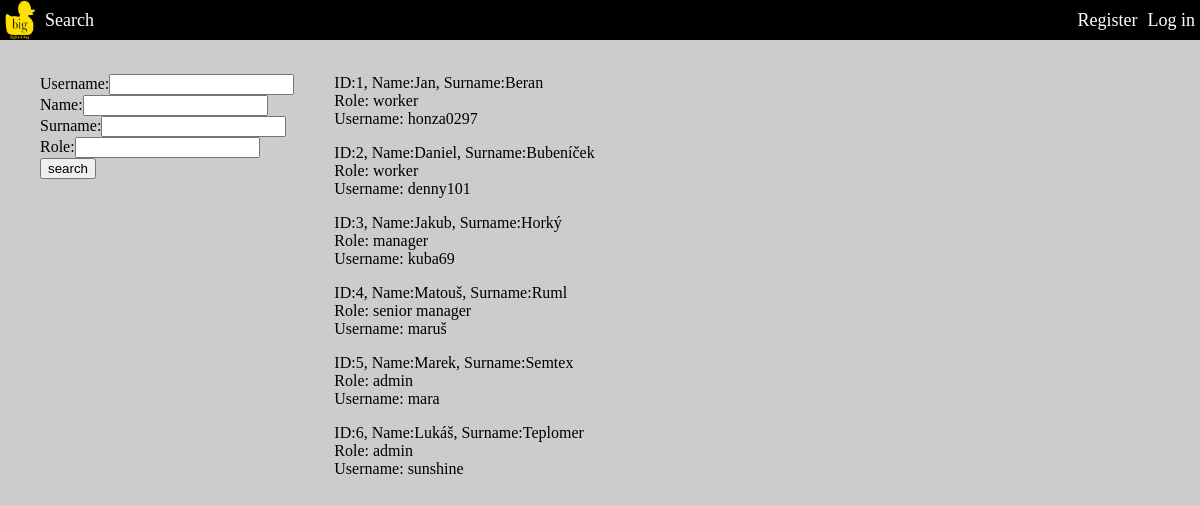
Screenshot of /searchuser.php with the database file from the repository.
### tables this page shows
create table Persons(personID int not null auto_increment, username varchar(64) not null, name varchar(64) not null, surname varchar(128) not null, role ENUM("customer", "worker", "manager", "senior manager", "admin"), password varchar(128),
    primary key (personID));

### php/Database.php (called while the page is built, shortened)
<?php
class Database
{
    private $host = "localhost";
    private $dbName = "db-its";
    private $username = "root";
    private $password = "";
    public function getConnection()
    {
        $this->connection = null;
        try
        {
            $this->connection = new PDO("mysql:host=" . $this->host . ";dbname=" . $this->dbName, $this->username, $this->password);
            $this->connection->exec("set names utf8");
            $this->connection->setAttribute(PDO::ATTR_ERRMODE, PDO::ERRMODE_EXCEPTION);
        }
        catch (PDOException $e)
        {
            echo "Connection error: " . $e->getMessage();
        }
        return $this->connection;
    }
}
?>

### php/model/DatabaseObject.php (called while the page is built, shortened)
<?php
abstract class DatabaseObject
{
    public function __construct($dbConnection)
    {
        $this->connection = $dbConnection;
    }
    protected function AddPercentageChars($str)
    {
        return "%" . $str . "%";
    }
}

### php/model/Person.php (called while the page is built, shortened)
<?php
include_once "DatabaseObject.php";
class Person extends DatabaseObject
{
    protected static $table_name = "Persons";
    public $username;
    public $name;
    public $surname;
    public $role;
    public function findInDb()
    {
        try
        {
            $stmt = $this->connection->prepare("SELECT * FROM " . self::$table_name . " WHERE role like ? and name like ? and surname like ? and username like ?");
            $stmt->execute([$this->AddPercentageChars($this->role),
                $this->AddPercentageChars($this->name),
                $this->AddPercentageChars($this->surname),
                $this->AddPercentageChars($this->username)]);
        }
        catch (\PDOException $e)
        {
            return null;
        }
        $foundObjects = array();
        while($row = $stmt->fetch())
        {
            $foundPerson = new Person($this->connection);
            $foundPerson->name = $row['name'];
            $foundPerson->id = $row['personID'];
            $foundPerson->surname = $row['surname'];
            $foundPerson->password = $row['password'];
            $foundPerson->role = $row['role'];
            $foundPerson->username = $row['username'];
            array_push($foundObjects, $foundPerson);
        }
        return $foundObjects;
    }
}

### searchuser.php (the view, shortened to what this page needs)
<!DOCTYPE HTML>
<html>
<head>
    <link type="text/css" rel="stylesheet" href="style.css">
</head>
<body>
<header>
    <ul>
        <?php
        include_once "CustomElements.php";
        ShowHeader();
        ?>
    </ul>
</header>
<br>
<?php
include_once "php/Database.php";
include_once "php/model/Person.php";
$db = new Database();
$db->getConnection();
$person = new \model\Person($db->connection);
echo "<div class=\"advanced_search\">";
echo "<form action=\"searchuser.php\" method=\"get\">";
echo "<ul>";
if (isset($_GET["username"])){
    echo "<li><label for=\"username\">Username:</label><input name=\"username\" value=\"";
    echo $_GET["username"];
    echo "\" type=\"text\" /></li>";
    $person->username = $_GET["username"];
}
else {
    echo "<li><label for=\"username\">Username:</label><input name=\"username\" type=\"text\" /></li>";
}
if (isset($_GET["name"])){
    echo "<li><label for=\"name\">Name:</label><input name=\"name\" value=\"";
    echo $_GET["name"];
    echo "\" type=\"text\" /></li>";
    $person->name = $_GET["name"];
}
else {
    echo "<li><label for=\"name\">Name:</label><input name=\"name\" type=\"text\" /></li>";
}
if (isset($_GET["surname"])){
    echo "<li><label for=\"surname\">Surname:</label><input name=\"surname\" value=\"";
    echo $_GET["surname"];
    echo "\" type=\"text\" /></li>";
    $person->surname = $_GET["surname"];
}
else {
    echo "<li><label for=\"surname\">Surname:</label><input name=\"surname\" type=\"text\" /></li>";
}
if (isset($_GET["role"])){
    echo "<li><label for=\"role\">Role:</label><input name=\"role\" value=\"";
    echo $_GET["role"];
    echo "\" type=\"text\" /></li>";
    $person->role = $_GET["role"];
}
else {
    echo "<li><label for=\"role\">Role:</label><input name=\"role\" type=\"text\" /></li>";
}
echo "<li><input type=\"submit\" value=\"search\"/></li>";
echo "</ul>";
echo "</form>";
echo "</div>";
echo "<div class=\"main\">";
$foundPersons = $person->findInDb();
foreach ($foundPersons as $per) {
    echo "<div class=\"person\">";
    echo "<ul>";
    echo "ID:$per->id, Name:$per->name, Surname:$per->surname<br>";
    echo "Role: $per->role <br>";
    echo "Username: $per->username";
    echo "</ul>";
    echo "</div>";
}
echo "</div>";
?>
</body>
</html>

### CustomElements.php (shortened to what this page needs)
<?php
function ShowHeader()
{
    echo "<nav>";
    echo "<a href=\"index.php\"><img src=\"BigDuckBugYellow.png\" alt=\"LOGO\" class=\"logo\"></a>";
    echo "<a href=\"search.php\"><li>Search</li></a>";
    if (isset($_SESSION["loggedin"]) && $_SESSION["loggedin"] === true) {
        echo "<a href=\"ticket.php?action=new\"><li>Create ticket</li></a>";
        if ($_SESSION["role"] == "admin") {
            echo "<a href=\"profile.php?action=new\"><li class=\"register\">Add new user</li></a>";
            echo "<a href=\"searchuser.php\"><li class=\"searchuser\" >Search user</li></a>";
        }
        if($_SESSION["role"] == "senior manager" || $_SESSION["role"] == "admin")
        {
            echo "<a href=\"product.php?action=new\"><li class=\"newproduct\">New product</li></a>";
            echo "<a href=\"searchproduct.php\"><li class=\"searchproduct\" >Search product</li></a>";
        }
        if ($_SESSION["role"]!="customer"){
                echo "<a href=\"tasks.php\"><li class=\"logout\">All tasks</li></a>";
            if ($_SESSION["role"]!= "admin"){
                echo "<a href=\"tasks.php?asignee="; echo ($_SESSION["id"]);echo "\"><li class=\"logout\">My tasks</li></a>";
            }
        }
        echo "</nav>";
        echo "<personal>";
        $id = $_SESSION["id"];
        echo "<a href=\"profile.php?id=$id\"><li class=\"profile\" >Profile</li></a>";
        echo "<a href=\"logout.php?page=index.php\"><li class=\"logout\">Log out</li></a>";
    } else {
        echo "</nav>";
        echo "<personal>";
        echo "<li class=\"login\" onclick=\"document.getElementById('id01').style.display='block'\">Log in</li>";
        echo "<a href=\"profile.php?action=new\"><li class=\"register\">Register</li></a>";
    }
    echo " </personal> ";
}

### style.css (style rules this page uses)
body { background-color: #cccccc; background-repeat: no-repeat; background-attachment: fixed; background-position: center; color: black; position: relative; margin: 0px 0px; }
header { color: white; }
header ul { background-color: black; width: 100%; position: fixed; margin: 0px 0px; padding: 0px 0px; list-style-type: none; }
header ul personal li { display: inline; display: inline-block; padding: 0px 5px; margin: 0px 0px; font-size: 18px; height: 40px; line-height: 40px; float: right; }
header ul nav li { display: inline; display: inline-block; padding: 0px 5px; margin: 0px 0px; font-size: 18px; height: 40px; line-height: 40px; float: left; }
.logo { float: left; width: 40px; height: 40px; }
ul { list-style-type: none; }
a { color: inherit; text-decoration: none; }
.advanced_search { float: left; padding: 40px 0px; }
.main { float: left; padding: 40px 0px; }

### rows the page displays
persons: personID "1", name "Jan", surname "Beran", role "worker", username "honza0297"
persons: personID "2", name "Daniel", surname "Bubeníček", role "worker", username "denny101"
persons: personID "3", name "Jakub", surname "Horký", role "manager", username "kuba69"
persons: personID "4", name "Matouš", surname "Ruml", role "senior manager", username "maruš"
persons: personID "5", name "Marek", surname "Semtex", role "admin", username "mara"
persons: personID "6", name "Lukáš", surname "Teplomer", role "admin", username "sunshine"
